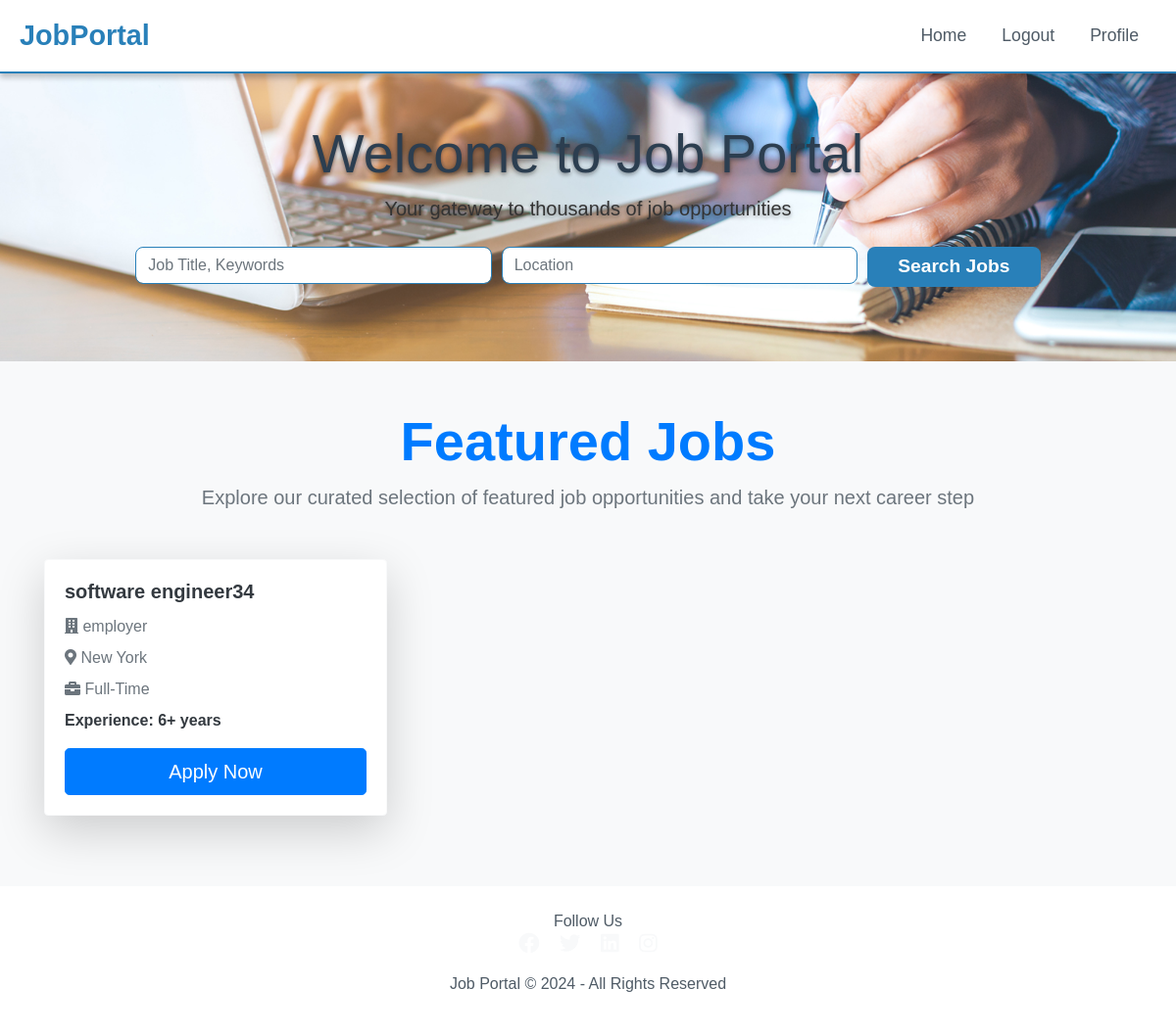
Page / (signed in) on the committed database.
### app/models.py (models this page shows)
class Job(db.Model):
    __tablename__ = 'jobs'
    id = db.Column(db.Integer, primary_key=True)
    title = db.Column(db.String(150), nullable=False)
    description = db.Column(db.Text, nullable=False)
    location = db.Column(db.String(100))
    company_name = db.Column(db.String(100))
    type = db.Column(db.String(255))
    experience = db.Column(db.String(255))
    skills = db.Column(db.Text, nullable=False, default="testing")
    user_id = db.Column(
        db.Integer,
        db.ForeignKey('users.id', name='fk_jobs_user_id'),
        nullable=False
    )
    applications = db.relationship('Application', backref='job_listing', lazy=True, cascade='all, delete-orphan')

### app/main/routes.py (the view)
@main.route('/')
@login_required
def home():
    jobs = Job.query.all()
    return render_template('home.html', jobs=jobs)

### app/__init__.py (called while the page is built)
def create_app():
    app = Flask(__name__, static_folder='static')
    app.config.from_object(Config)
    db.init_app(app)
    bcrypt.init_app(app)
    login_manager.init_app(app)
    migrate.init_app(app, db)
    from app.auth import auth as auth_blueprint
    from app.admin import admin as admin_blueprint
    from app.main import main as main_blueprint
    app.register_blueprint(auth_blueprint, url_prefix='/auth')
    app.register_blueprint(admin_blueprint, url_prefix='/admin')
    app.register_blueprint(main_blueprint)
    login_manager.login_view = 'auth.login'
    @login_manager.user_loader
    def load_user(user_id):
        if user_id == "1":
            return AdminUser()
        return User.query.get(int(user_id))  # Assuming user_id is an integer
    return app

### app/templates/home.html (shortened to what this page needs)
{% extends "base.html" %}
{% block content %}
<section class="featured-jobs py-5 bg-light">
    <div class="container">
        <div class="text-center mb-5">
            <h3 class="font-weight-bold display-4 text-primary">Featured Jobs</h3>
            <p class="lead text-muted">Explore our curated selection of featured job opportunities and take your next career step</p>
        </div>
        <div class="row">
            {% for job in jobs %}
            <div class="col-md-4 mb-4">
                <div class="card shadow-lg border-light rounded">
                    <div class="card-body">
                        <h5 class="card-title text-dark font-weight-bold">{{ job.title }}</h5>
                        <p class="card-text text-muted mb-2">
                            <i class="fas fa-building"></i> {{ job.company_name }}
                        </p>
                        <p class="text-muted mb-2">
                            <i class="fas fa-map-marker-alt"></i> {{ job.location }}
                        </p>
                        <p class="text-muted mb-2">
                            <i class="fas fa-briefcase"></i> {{ job.type }}
                        </p>
                        <p class="font-weight-bold text-dark">Experience: {{ job.experience }} years</p>
                        <button class="btn btn-primary btn-lg btn-block"
                            data-toggle="modal"
                            data-target="#applyModal"
                            data-job-id="{{ job.id }}"
                            data-job-title="{{ job.title }}"
                            data-job-company="{{ job.company_name }}"
                            data-job-location="{{ job.location }}"
                            data-job-description="{{ job.description }}">
                            Apply Now
                        </button>
                    </div>
                </div>
            </div>
            {% endfor %}
        </div>
    </div>
</section>
{% endblock %}

### app/templates/base.html (style rules this page uses)
body { font-family: 'Poppins', Arial, sans-serif; background-color: #f4f6f9; color: #4f5b66; }
.featured-jobs { background-color: #ffffff; padding: 40px 0; }
.featured-jobs h3 { color: #333; font-weight: bold; }
.card { background-color: #ffffff; color: #4f5b66; box-shadow: 0 4px 10px rgba(0, 0, 0, 0.1); transition: transform 0.3s, box-shadow 0.3s; }

### rows in the picture
Job: title "software engineer34", company_name "employer", location "New York", type "Full-Time", experience "6+"
